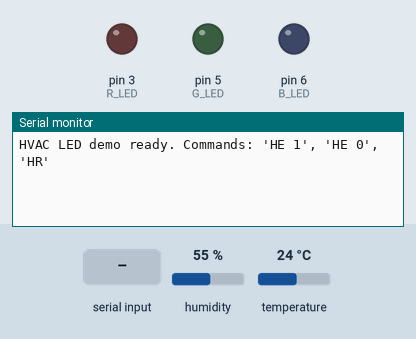
Simulated run of this sketch. Board: Arduino Uno, built with avr-gcc and run on an emulated ATmega328P. Shown: output pins drawn as LEDs (lit = HIGH), the last lines printed to the serial monitor. Inputs (shaded band) come from the test bench; at power-on: humidity 55 %, temperature 24 °C.

Above: at 1.2 s.
1.3 s: "HE\n" received over Serial
At 1.9 s:
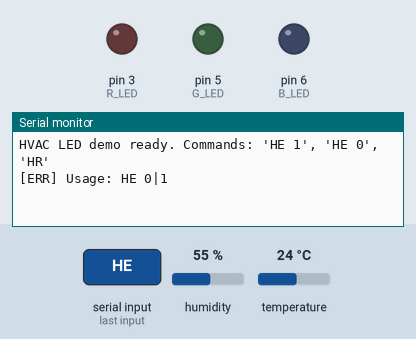
3.5 s: "1\n" received over Serial
At 3.81 s:
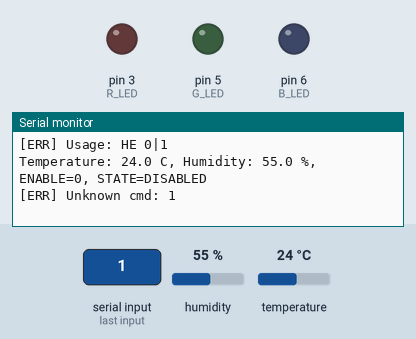
5.0 s: "HR\n" received over Serial
At 5.7 s:
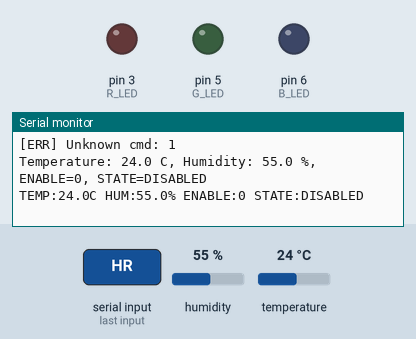

The sketch:

conference_hvac_light.ino
```cpp
// 전체 건물 냉난방시스템
// DHT-11 온습도센서 + 3색 LED + 점유 플래그(Serial 명령)
//   HE 1   -> FIRST IN 이후(허용)
//   HE 0   -> LAST OUT 이후(차단)
//   HR     -> 상태 요청

#include "DHT.h"

#define DHTPIN 2
#define DHTTYPE DHT11
DHT dht(DHTPIN, DHTTYPE);

// LED 핀: R=히터, G=중립(쾌적), B=에어컨
const int R_LED = 3;
const int G_LED = 5;
const int B_LED = 6;

// 점유 허용/차단 (PyQt/DB가 결정해서 내려줌)
bool hvac_enable = false;  // 기본: 차단

// === 히스테리시스 임계값 ===
// 냉방(에어컨): 온도 또는 습도 중 하나라도 "켜짐 조건"이면 켜고,
// 꺼질 때는 온도와 습도가 모두 "꺼짐 조건"을 만족해야 끔.
float COOL_ON   = 26.0;  // 이 이상이면 냉방 켜기
float COOL_OFF  = 25.5;  // 이 이하면 냉방 끄기 후보 (습도도 낮아야 최종 해제)
float HUM_ON    = 70.0;  // 이 이상이면 냉방 켜기(제습 목적)
float HUM_OFF   = 65.0;  // 이 이하면 냉방 끄기 후보 (온도도 낮아야 최종 해제)

float HEAT_ON   = 15.0;  // 이 이하면 난방 켜기
float HEAT_OFF  = 15.5;  // 이 이상이면 난방 끄기

// 상태 표현
enum HvacState { DISABLED, IDLE, COOLING, HEATING };
HvacState state = DISABLED;

// 직렬 입력 버퍼
String rxLine;

void setLeds(bool r, bool g, bool b) {
  digitalWrite(R_LED, r ? HIGH : LOW);
  digitalWrite(G_LED, g ? HIGH : LOW);
  digitalWrite(B_LED, b ? HIGH : LOW);
}

void applyState(HvacState s) {
  state = s;
  switch (s) {
    case DISABLED: setLeds(false, false, false); break; // 차단: 모두 OFF
    case IDLE:     setLeds(false, true,  false); break; // 쾌적: G ON
    case COOLING:  setLeds(false, false, true ); break; // 냉방: B ON
    case HEATING:  setLeds(true,  false, false); break; // 난방: R ON
  }
}

// ---- 핵심 제어 로직 (온도 + 습도) ----
void handleControl(float t, float h) {
  if (!hvac_enable) {                 // LAST OUT 이후: 무조건 OFF
    applyState(DISABLED);
    return;
  }

  // 냉방: (t >= COOL_ON)  OR (h >= HUM_ON)  이면 ON
  // 해제: (t <= COOL_OFF) AND (h <= HUM_OFF) 이면 OFF
  bool wantCoolOn  = (t >= COOL_ON) || (h >= HUM_ON);
  bool wantCoolOff = (t <= COOL_OFF) && (h <= HUM_OFF);

  // 난방: (t <= HEAT_ON) 이면 ON, (t >= HEAT_OFF) 이면 OFF
  bool wantHeatOn  = (t <= HEAT_ON);
  bool wantHeatOff = (t >= HEAT_OFF);

  switch (state) {
    case COOLING:
      if (wantCoolOff) applyState(IDLE);
      else             applyState(COOLING);
      break;

    case HEATING:
      if (wantHeatOff) {
        // 난방 해제 후 바로 냉방 조건이 강하면 냉방으로 전환
        if (wantCoolOn) applyState(COOLING);
        else            applyState(IDLE);
      } else {
        applyState(HEATING);
      }
      break;

    case IDLE:
    case DISABLED: // enable이 막 true로 바뀐 직후 진입 가능
      if (wantCoolOn)      applyState(COOLING);
      else if (wantHeatOn) applyState(HEATING);
      else                 applyState(IDLE);
      break;
  }
}

void processLine(String line) {
  line.trim();
  if (line.length() == 0) return;

  if (line.startsWith("HE")) {
    int sp = line.indexOf(' ');
    if (sp > 0) {
      String val = line.substring(sp + 1);
      val.trim();
      if (val == "1") {
        hvac_enable = true;
        Serial.println(F("[OK] HE 1 (enable=true)"));
      } else if (val == "0") {
        hvac_enable = false;
        applyState(DISABLED);
        Serial.println(F("[OK] HE 0 (enable=false)"));
      } else {
        Serial.println(F("[ERR] HE value must be 0 or 1"));
      }
    } else {
      Serial.println(F("[ERR] Usage: HE 0|1"));
    }
  }
  else if (line == "HR") {
    float h = dht.readHumidity();
    float t = dht.readTemperature();
    if (isnan(h) || isnan(t)) {
      Serial.println(F("[ERR] DHT read failed"));
      return;
    }
    Serial.print(F("TEMP:")); Serial.print(t, 1);
    Serial.print(F("C HUM:")); Serial.print(h, 1);
    Serial.print(F("% ENABLE:")); Serial.print(hvac_enable ? "1" : "0");
    Serial.print(F(" STATE:"));
    switch (state) {
      case DISABLED: Serial.println(F("DISABLED")); break;
      case IDLE:     Serial.println(F("IDLE"));     break;
      case COOLING:  Serial.println(F("COOLING"));  break;
      case HEATING:  Serial.println(F("HEATING"));  break;
    }
  }
  else {
    Serial.print(F("[ERR] Unknown cmd: "));
    Serial.println(line);
  }
}

void setup() {
  Serial.begin(9600);
  dht.begin();

  pinMode(R_LED, OUTPUT);
  pinMode(G_LED, OUTPUT);
  pinMode(B_LED, OUTPUT);

  applyState(DISABLED); // 시작 시 차단 상태
  Serial.println(F("HVAC LED demo ready. Commands: 'HE 1', 'HE 0', 'HR'"));
}

void loop() {
  // 1) 직렬 명령 처리
  while (Serial.available()) {
    char c = (char)Serial.read();
    if (c == '\n' || c == '\r') {
      if (rxLine.length() > 0) {
        processLine(rxLine);
        rxLine = "";
      }
    } else {
      rxLine += c;
      if (rxLine.length() > 64) rxLine = "";
    }
  }

  // 2) 주기 센서 읽기 + 제어
  static unsigned long lastMs = 0;
  unsigned long now = millis();
  if (now - lastMs >= 2000) {  // 2초 주기
    lastMs = now;

    float h = dht.readHumidity();
    float t = dht.readTemperature();

    if (isnan(h) || isnan(t)) {
      Serial.println(F("Failed to read from DHT sensor !"));
      return;
    }

    handleControl(t, h); // 온도+습도 반영

    // 상태 로그
    Serial.print(F("Temperature: "));
    Serial.print(t, 1);
    Serial.print(F(" C, Humidity: "));
    Serial.print(h, 1);
    Serial.print(F(" %, ENABLE="));
    Serial.print(hvac_enable ? "1" : "0");
    Serial.print(F(", STATE="));
    switch (state) {
      case DISABLED: Serial.println(F("DISABLED")); break;
      case IDLE:     Serial.println(F("IDLE"));     break;
      case COOLING:  Serial.println(F("COOLING"));  break;
      case HEATING:  Serial.println(F("HEATING"));  break;
    }
  }
}
```

Measured:
- after the input at 1.3 s, the serial monitor: prints a new line at once (image 1)
- after the input at 3.5 s, the serial monitor: prints a new line at once (image 2)
- after the input at 5.0 s, the serial monitor: prints a new line at once (image 3)
